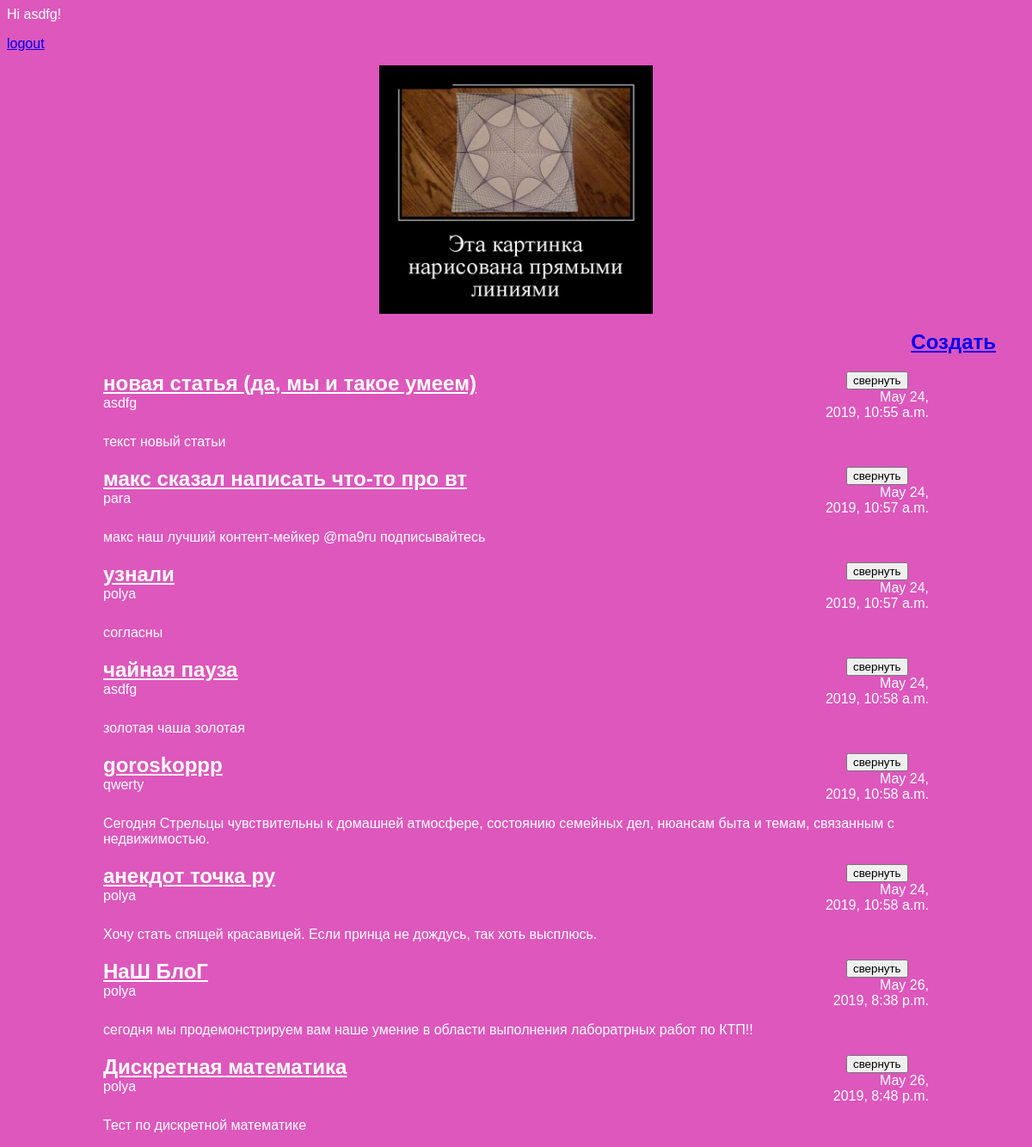
The app's page /articles/ (signed in) with its own data.
### articles/models.py (models this page shows, shortened)
class Article(models.Model):
    objects = models.Manager()
    author = models.ForeignKey(settings.AUTH_USER_MODEL, on_delete=models.CASCADE)
    title = models.CharField(max_length=200)
    text = models.TextField()
    created_date = models.DateTimeField(default=timezone.now)
    def get_excerpt(self):
        return self.text[:140] + "..." if len(self.text) > 140 else self.text

### articles/views.py (the view)
# urls.py: path('articles/', views.archive, name='archive'),
def archive(request):
    return render(request, 'archive.html', {"posts":Article.objects.all()})

### articles/templates/archive.html (shortened to what this page needs)
<!DOCTYPE html>
{% block content %}
{% if user.is_authenticated %}
  Hi {{ user.username }}!
  <p><a href="{% url 'logout' %}">logout</a></p>
{% else %}
  <p>You are not logged in</p>
  <a href="{% url 'login' %}">login</a> <a href="{% url 'signup' %}">register</a>
{% endif %}
{% endblock %}
<body>
    <div class="header">
        {% load static %}
        <img src="{% static 'img/dpb-logo.png' %}">
        <h2 class="exit"><a href="/article/new">Создать</a></h2>
        <link rel="stylesheet" href="{% static 'css/article.css' %}">
    </div>
    <div class="archive">
        {% for post in posts %}
            <div class="one-post">
                <h2 class="post-title">
                    <a href="/article/{{ post.id }}">{{ post.title }}</a>
                </h2>
                <button class="fold-button" type="button">свернуть</button>
                <div class="articlein">
                    <div class="article-info">
                        <div class="article-author">{{ post.author.username }}</div>
                        <div class="article-created-date">{{ post.created_date }}</div>
                    </div>
                    <p class="article-text">{{ post.get_excerpt }}</p>
                </div>
            </div>
        {% endfor %}
    </div>
</body>

### articles/static/css/article.css (style rules this page uses)
body { background: #dd57bc; font-family: Tahoma, Arial, sans-serif; color: #ffffff; }
.header img { display: block; width: 318px; margin-left: auto; margin-right: auto; }
.exit { color: #ffffff; width: 1150px; text-align: right; }
.archive { width: 960px; margin-left: auto; margin-right: auto; }
.post-title a { color: #ffffff; width: 90%; float: left; }
.fold-button { text-align: right; }
.article-author { width: 50%; float: left; }
.article-created-date { text-align: right; }

### records on screen
Article: title "новая статья (да, мы и такое умеем)", author.username "asdfg", created_date "May 24, 2019, 10:55 a.m.", get_excerpt "текст новый статьи"
Article: title "макс сказал написать что-то про вт", author.username "para", created_date "May 24, 2019, 10:57 a.m.", get_excerpt "макс наш лучший контент-мейкер @ma9ru подписывайтесь"
Article: title "узнали", author.username "polya", created_date "May 24, 2019, 10:57 a.m.", get_excerpt "согласны"
Article: title "чайная пауза", author.username "asdfg", created_date "May 24, 2019, 10:58 a.m.", get_excerpt "золотая чаша золотая"
Article: title "goroskoppp", author.username "qwerty", created_date "May 24, 2019, 10:58 a.m.", get_excerpt "Сегодня Стрельцы чувствительны к домашней атмосфере, состоянию семейных дел, нюансам быта и темам, связанным с недвижимостью."
Article: title "анекдот точка ру", author.username "polya", created_date "May 24, 2019, 10:58 a.m.", get_excerpt "Хочу стать спящей красавицей. Если принца не дождусь, так хоть высплюсь."
Article: title "НаШ БлоГ", author.username "polya", created_date "May 26, 2019, 8:38 p.m.", get_excerpt "сегодня мы продемонстрируем вам наше умение в области выполнения лаборатрных работ по КТП!!"
Article: title "Дискретная математика", author.username "polya", created_date "May 26, 2019, 8:48 p.m.", get_excerpt "Тест по дискретной математике"

### other values on screen
{{ user.username }} "asdfg"
